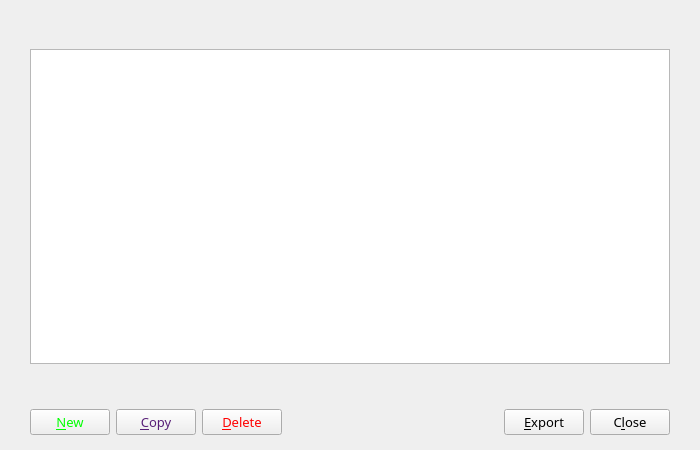
<?xml version="1.0" encoding="UTF-8"?>
<ui version="4.0">
 <class>AddressBookPage</class>
 <widget class="QWidget" name="AddressBookPage">
  <property name="geometry">
   <rect>
    <x>0</x>
    <y>0</y>
    <width>700</width>
    <height>450</height>
   </rect>
  </property>
  <layout class="QVBoxLayout" name="verticalLayout">
   <property name="spacing">
    <number>0</number>
   </property>
   <property name="leftMargin">
    <number>0</number>
   </property>
   <property name="topMargin">
    <number>0</number>
   </property>
   <property name="rightMargin">
    <number>0</number>
   </property>
   <property name="bottomMargin">
    <number>0</number>
   </property>
   <item>
    <layout class="QVBoxLayout" name="verticalLayout_2">
     <property name="spacing">
      <number>15</number>
     </property>
     <property name="leftMargin">
      <number>30</number>
     </property>
     <property name="topMargin">
      <number>20</number>
     </property>
     <property name="rightMargin">
      <number>30</number>
     </property>
     <property name="bottomMargin">
      <number>20</number>
     </property>
     <item>
      <widget class="QLabel" name="labelExplanation">
       <property name="textFormat">
        <enum>Qt::PlainText</enum>
       </property>
       <property name="wordWrap">
        <bool>true</bool>
       </property>
      </widget>
     </item>
     <item>
      <widget class="QTableView" name="tableView">
       <property name="font">
        <font>
         <family>Source Sans Pro</family>
         <pointsize>10</pointsize>
        </font>
       </property>
       <property name="contextMenuPolicy">
        <enum>Qt::CustomContextMenu</enum>
       </property>
       <property name="toolTip">
        <string>Right-click to edit address or label</string>
       </property>
       <property name="tabKeyNavigation">
        <bool>false</bool>
       </property>
       <property name="alternatingRowColors">
        <bool>true</bool>
       </property>
       <property name="selectionMode">
        <enum>QAbstractItemView::SingleSelection</enum>
       </property>
       <property name="selectionBehavior">
        <enum>QAbstractItemView::SelectRows</enum>
       </property>
       <property name="sortingEnabled">
        <bool>true</bool>
       </property>
       <attribute name="verticalHeaderVisible">
        <bool>false</bool>
       </attribute>
      </widget>
     </item>
    </layout>
   </item>
   <item>
    <widget class="QWidget" name="buttonsContainerWhite" native="true">
     <property name="font">
      <font>
       <family>Source Sans Pro</family>
       <pointsize>10</pointsize>
      </font>
     </property>
     <layout class="QHBoxLayout" name="horizontalLayout_2">
      <property name="leftMargin">
       <number>30</number>
      </property>
      <property name="topMargin">
       <number>25</number>
      </property>
      <property name="rightMargin">
       <number>30</number>
      </property>
      <property name="bottomMargin">
       <number>15</number>
      </property>
      <item>
       <widget class="QPushButton" name="newAddress">
        <property name="font">
         <font>
          <family>Source Sans Pro</family>
          <pointsize>10</pointsize>
         </font>
        </property>
        <property name="toolTip">
         <string>Create a new address</string>
        </property>
        <property name="styleSheet">
         <string notr="true">color: Lime;</string>
        </property>
        <property name="text">
         <string>&amp;New</string>
        </property>
        <property name="icon">
         <iconset resource="../bitcoin.qrc">
          <normaloff>:/icons/add</normaloff>:/icons/add</iconset>
        </property>
        <property name="autoDefault">
         <bool>false</bool>
        </property>
       </widget>
      </item>
      <item>
       <widget class="QPushButton" name="copyAddress">
        <property name="font">
         <font>
          <family>Source Sans Pro</family>
          <pointsize>10</pointsize>
         </font>
        </property>
        <property name="toolTip">
         <string>Copy the currently selected address to the system clipboard</string>
        </property>
        <property name="styleSheet">
         <string notr="true">color: #581F78;
</string>
        </property>
        <property name="text">
         <string>&amp;Copy</string>
        </property>
        <property name="icon">
         <iconset resource="../bitcoin.qrc">
          <normaloff>:/icons/editcopy</normaloff>:/icons/editcopy</iconset>
        </property>
        <property name="autoDefault">
         <bool>false</bool>
        </property>
       </widget>
      </item>
      <item>
       <widget class="QPushButton" name="deleteAddress">
        <property name="font">
         <font>
          <family>Source Sans Pro</family>
          <pointsize>10</pointsize>
         </font>
        </property>
        <property name="toolTip">
         <string>Delete the currently selected address from the list</string>
        </property>
        <property name="styleSheet">
         <string notr="true">color: red;</string>
        </property>
        <property name="text">
         <string>&amp;Delete</string>
        </property>
        <property name="icon">
         <iconset resource="../bitcoin.qrc">
          <normaloff>:/icons/remove</normaloff>:/icons/remove</iconset>
        </property>
        <property name="autoDefault">
         <bool>false</bool>
        </property>
       </widget>
      </item>
      <item>
       <spacer name="horizontalSpacer">
        <property name="orientation">
         <enum>Qt::Horizontal</enum>
        </property>
        <property name="sizeHint" stdset="0">
         <size>
          <width>465</width>
          <height>21</height>
         </size>
        </property>
       </spacer>
      </item>
      <item>
       <widget class="QPushButton" name="exportButton">
        <property name="font">
         <font>
          <family>Source Sans Pro</family>
          <pointsize>10</pointsize>
         </font>
        </property>
        <property name="toolTip">
         <string>Export the data in the current tab to a file</string>
        </property>
        <property name="styleSheet">
         <string notr="true"/>
        </property>
        <property name="text">
         <string>&amp;Export</string>
        </property>
        <property name="icon">
         <iconset resource="../bitcoin.qrc">
          <normaloff>:/icons/export</normaloff>:/icons/export</iconset>
        </property>
        <property name="autoDefault">
         <bool>false</bool>
        </property>
       </widget>
      </item>
      <item>
       <widget class="QPushButton" name="closeButton">
        <property name="font">
         <font>
          <family>Source Sans Pro</family>
          <pointsize>10</pointsize>
         </font>
        </property>
        <property name="styleSheet">
         <string notr="true"/>
        </property>
        <property name="text">
         <string>C&amp;lose</string>
        </property>
        <property name="autoDefault">
         <bool>false</bool>
        </property>
       </widget>
      </item>
     </layout>
    </widget>
   </item>
  </layout>
 </widget>
 <resources>
  <include location="../bitcoin.qrc"/>
 </resources>
 <connections/>
</ui>
